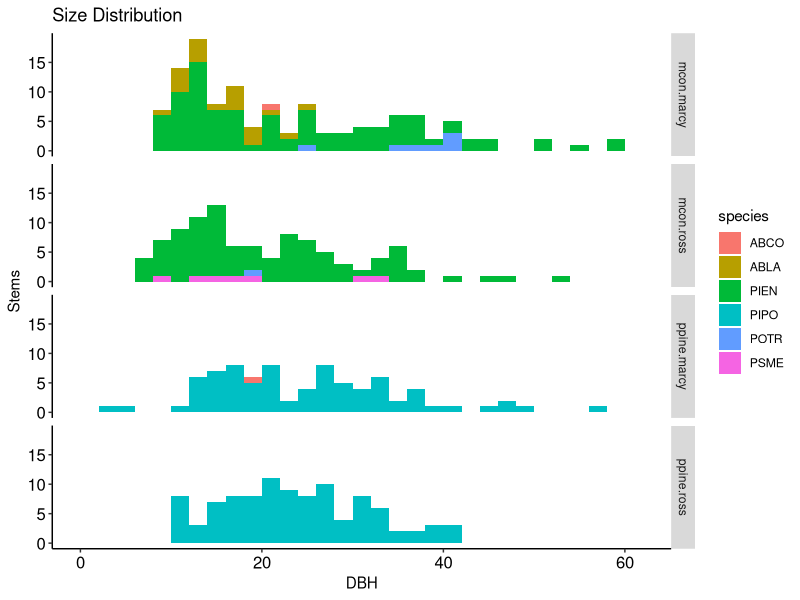
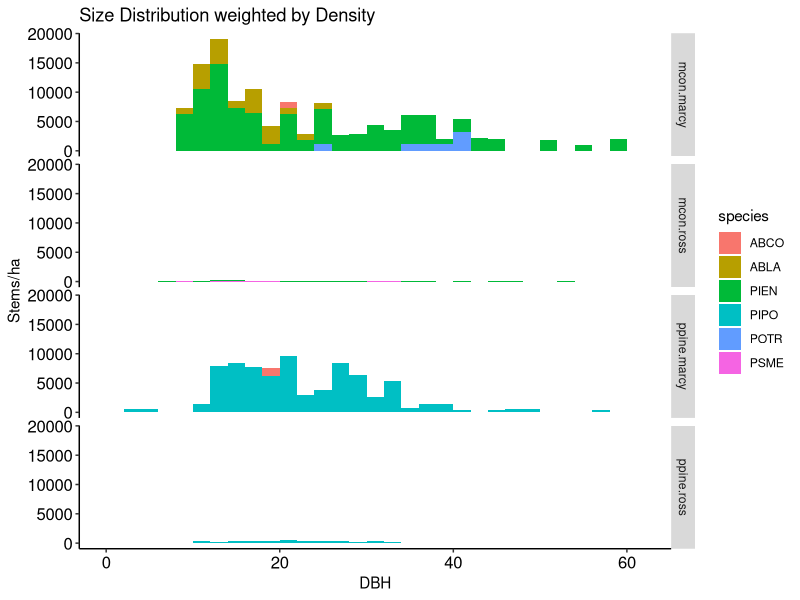
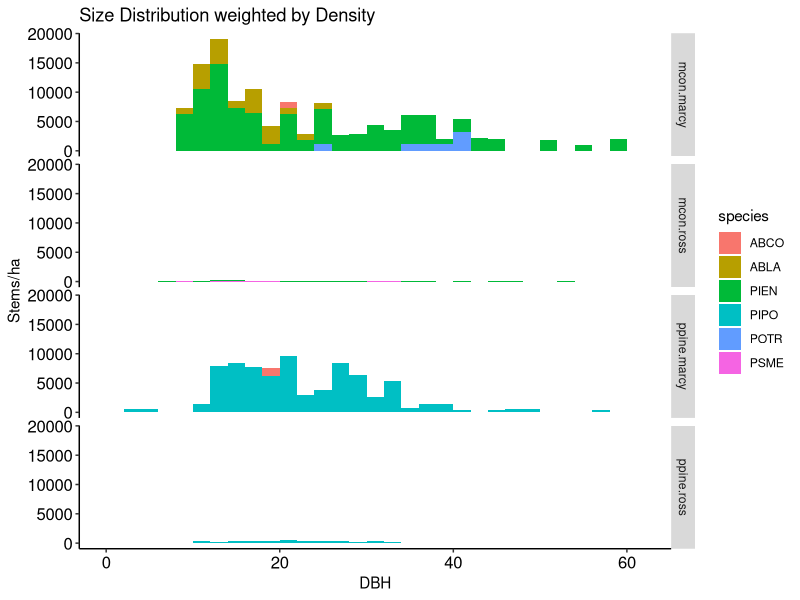

Write the R code that produced these figures, in order. (Note: this script raises an error after producing the figures.)
library(ggplot2)

# exploratory analysis of Marcy Litvak's Valles Caldera Data

marcy.pipo <- read.csv("raw input files/marcy_ppine_2013.csv", header=T)
marcy.mcon <- read.csv("raw input files/marcy_mcon_2012.csv", header=T)
ross.trees <- read.csv("raw input files/tree_metadata_DOE_plus_valles.csv", na.strings=c("", "NA", "#VALUE!", "*"),header=T)

# subsetting only the valles trees from the overall trees list
summary(ross.trees)
ross.valles <- ross.trees[substr(ross.trees$PlotID,1,1)=="V",]
summary(ross.valles)

# reducing the number of columns in the data frame
ross.valles<- ross.valles[,c("TreeID", "PlotID", "Species","DBH..cm.", "Density..stems.ha.")]
names(ross.valles)<- c("tree.id", "plot.id", "species", "dbh", "density")
summary(ross.valles)

# settign site as a factor
ross.valles$site<- as.factor(substr(ross.valles$plot.id, 1, 2))
summary(ross.valles)

ross.pipo <- ross.valles[substr(ross.valles$plot.id,1,2)=="VL",]
ross.mcon <- ross.valles[substr(ross.valles$plot.id,1,2)=="VU",]
summary(ross.pipo)
summary(ross.mcon)

# Calculating density per plot for Marcy's data; she used 10m plots
summary(marcy.pipo)
marcy.pipo$plot <- as.factor(paste(marcy.pipo$Site, marcy.pipo$Plot_Name, sep=""))


marcy.pipo$count.plot <- ifelse(marcy.pipo$plot=="PPINE1", length(which(marcy.pipo$plot == "PPINE1")),
                                ifelse(marcy.pipo$plot=="PPINE2", length(which(marcy.pipo$plot == "PPINE2")),
                                       ifelse(marcy.pipo$plot=="PPINE3", length(which(marcy.pipo$plot == "PPINE3")),
                                              ifelse(marcy.pipo$plot=="PPINE4", length(which(marcy.pipo$plot == "PPINE4")), ""))))
marcy.pipo$count.plot <- as.numeric(marcy.pipo$count.plot)
marcy.pipo$density <- marcy.pipo$count.plot/(pi*marcy.pipo$Plot_Radius^2)/1e-4

summary(marcy.pipo)

marcy.mcon$plot <- as.factor(paste(marcy.mcon$Site, marcy.mcon$Plot_Name, sep=""))
marcy.mcon$count.plot <- ifelse(marcy.mcon$plot=="MCON1", length(which(marcy.mcon$plot == "MCON1")),
                                ifelse(marcy.mcon$plot=="MCON2", length(which(marcy.mcon$plot == "MCON2")),
                                    ifelse(marcy.mcon$plot=="MCON3", length(which(marcy.mcon$plot == "MCON3")),
                                        ifelse(marcy.mcon$plot=="MCON4", length(which(marcy.mcon$plot == "MCON4")), ""))))

marcy.mcon$count.plot <- as.numeric(marcy.mcon$count.plot)

marcy.mcon$density <- marcy.mcon$count.plot/(pi*marcy.mcon$Plot_Radius^2)/1e-4

summary(marcy.mcon)
#now density is in trees per hectare to match what christy calculated in the DOE spreadsheets.

marcy.valles<- merge(marcy.pipo, marcy.mcon, all.x=T, all.y=T)
summary(marcy.valles)

marcy.valles <- marcy.valles[,c("Site", "Tree_Tag_Number","Species", "DBH_1", "density", "plot")]
summary(marcy.valles)
names(marcy.valles)<- c("site", "tree.id", "species", "dbh", "density", "plot.id")
summary(marcy.valles)

all.valles<-merge(marcy.valles, ross.valles, all.x=T, all.y=T)
summary(all.valles)




all.valles$site<- ifelse(substr(all.valles$site, 1, 2)=="VL", "ppine.ross", 
                         ifelse(substr(all.valles$site,1,2)=="VU", "mcon.ross", 
                                ifelse(all.valles$site=="PPINE", "ppine.marcy", "mcon.marcy")))
all.valles$site<-as.factor(all.valles$site)
summary(all.valles)

dbh.bins1 <- seq(0, max(all.valles$dbh, na.rm=T), 2)


qplot(x=dbh, data=all.valles, geom="histogram", breaks=dbh.bins1, fill=species)+
  facet_grid(site ~ .)+
  theme(axis.line=element_line(color="black", size=0.5), panel.grid.major=element_blank(), panel.grid.minor= element_blank(), panel.border= element_blank(), panel.background= element_blank(), axis.text.x=element_text(angle=0, color="black", size=12), axis.text.y=element_text(color="black", size=12)) + 
  scale_x_continuous(name="DBH")+scale_y_continuous(name="Stems") + ggtitle("Size Distribution") #+ scale_fill_manual(values=as.vector(spp.col.tree$Color))

qplot(x=dbh, data=all.valles, geom="histogram", breaks=dbh.bins1, fill=species, weight=density)+
  facet_grid(site ~ .)+
  theme(axis.line=element_line(color="black", size=0.5), panel.grid.major=element_blank(), panel.grid.minor= element_blank(), panel.border= element_blank(), panel.background= element_blank(), axis.text.x=element_text(angle=0, color="black", size=12), axis.text.y=element_text(color="black", size=12)) + 
  scale_x_continuous(name="DBH")+scale_y_continuous(name="Stems/ha") + ggtitle("Size Distribution weighted by Density") #+ scale_fill_manual(values=as.vector(spp.col.tree$Color))

qplot(x=dbh, data=all.valles, geom="histogram", breaks=dbh.bins1, fill=species, weight=density)+
  facet_grid(site ~ .)+
  theme(axis.line=element_line(color="black", size=0.5), panel.grid.major=element_blank(), panel.grid.minor= element_blank(), panel.border= element_blank(), panel.background= element_blank(), axis.text.x=element_text(angle=0, color="black", size=12), axis.text.y=element_text(color="black", size=12)) + 
  scale_x_continuous(name="DBH")+scale_y_continuous(name="Stems/ha") + ggtitle("Size Distribution weighted by Density") #+ scale_fill_manual(values=as.vector(spp.col.tree$Color))

# -----------------------
# Ignoring species for a minute
valles.plot <- aggregate(all.valles$density, by=list(all.valles$site, all.valles$plot.id), FUN=sum, na.rm=T)
names(valles.plot) <- c("site", "plot.id", "density")
valles.plot

valles.site <- aggregate(valles.plot$density, by=list(valles.plot$site), FUN=mean)
names(valles.site) <- c("site", "density")
valles.site

ggplot()+
  geom_histogram(data=valles.site, aes(x=site, weight=density, fill=site)) +
  geom_histogram(data=valles.plot[valles.plot$plot.id=="VLB",], aes(x=site, weight=density))+
  theme(axis.line=element_line(color="black", size=0.5), panel.grid.major=element_blank(), panel.grid.minor= element_blank(), panel.border= element_blank(), panel.background= element_blank(), axis.text.x=element_text(angle=0, color="black", size=12), axis.text.y=element_text(color="black", size=12)) + 
  scale_x_discrete(name="Site")+scale_y_continuous(name="Stems/ha") + ggtitle("Size Distribution weighted by Density; VLB overlay in black") #+ scale_fill_manual(values=as.vector(spp.col.tree$Color))
  
# -----------------------

all.valles$dbh.2 <- round(all.valles$dbh)
summary(all.valles)


valles.plot2 <- aggregate(all.valles$density, by=list(all.valles$site, all.valles$plot.id, all.valles$species, all.valles$dbh.2), FUN=sum, na.rm=T)
names(valles.plot2) <- c("site", "plot.id", "species", "dbh", "density")
summary(valles.plot2)

library(car)
valles.plot2$site2 <- as.factor(ifelse(substr(valles.plot2$site,1,4)=="mcon", "mcon", "ppine"))

unique(valles.plot2$plot.id)
valles.plot2$plot.id2 <- as.factor(ifelse(substr(valles.plot2$plot.id,1,5)=="PPINE", substr(valles.plot2$plot.id,6,6),
                                ifelse(substr(valles.plot2$plot.id,1,4)=="MCON", substr(valles.plot2$plot.id,5,5),
                                       ifelse(substr(valles.plot2$plot.id,3,3)=="A",5, 6))))
summary(valles.plot2)

qplot(x=dbh, data=valles.plot2, geom="histogram", breaks=dbh.bins1, fill=species, weight=sum(density)/density)+
  facet_grid(plot.id2 ~ site2)+
  theme(axis.line=element_line(color="black", size=0.5), panel.grid.major=element_blank(), panel.grid.minor= element_blank(), panel.border= element_blank(), panel.background= element_blank(), axis.text.x=element_text(angle=0, color="black", size=12), axis.text.y=element_text(color="black", size=12)) + 
  scale_x_continuous(name="DBH")+scale_y_continuous(name="Stems/ha") + ggtitle("Size Distribution weighted by Density") #+ scale_fill_manual(values=as.vector(spp.col.tree$Color))


valles.site2 <- aggregate(valles.plot2$density, by=list(valles.plot2$site, valles.plot2$species, valles.plot2$dbh), FUN=mean)
names(valles.site2) <- c("site", "species", "dbh", "density")
summary(valles.site2)

qplot(x=dbh, data=valles.site2, geom="histogram", breaks=dbh.bins1, fill=species, weight=density)+
  facet_grid(site ~ .)+
  theme(axis.line=element_line(color="black", size=0.5), panel.grid.major=element_blank(), panel.grid.minor= element_blank(), panel.border= element_blank(), panel.background= element_blank(), axis.text.x=element_text(angle=0, color="black", size=12), axis.text.y=element_text(color="black", size=12)) + 
  scale_x_continuous(name="DBH")+scale_y_continuous(name="Stems/ha") + ggtitle("Size Distribution weighted by Density") #+ scale_fill_manual(values=as.vector(spp.col.tree$Color))




qplot(x=dbh, data=valles.site2, geom="histogram", breaks=dbh.bins1, fill=species, weight=sum(density)/density)+
  facet_grid(site ~ .)+
  theme(axis.line=element_line(color="black", size=0.5), panel.grid.major=element_blank(), panel.grid.minor= element_blank(), panel.border= element_blank(), panel.background= element_blank(), axis.text.x=element_text(angle=0, color="black", size=12), axis.text.y=element_text(color="black", size=12)) + 
  scale_x_continuous(name="DBH")+scale_y_continuous(name="Stems/ha") + ggtitle("Size Distribution weighted by Density") #+ scale_fill_manual(values=as.vector(spp.col.tree$Color))

test <- t.test(marcy.pipo$DBH_1, ross.pipo$dbh, na.rm=T)
summary(test)
test

####################################################
# converting Marcy's numbers to biomass
####################################################


